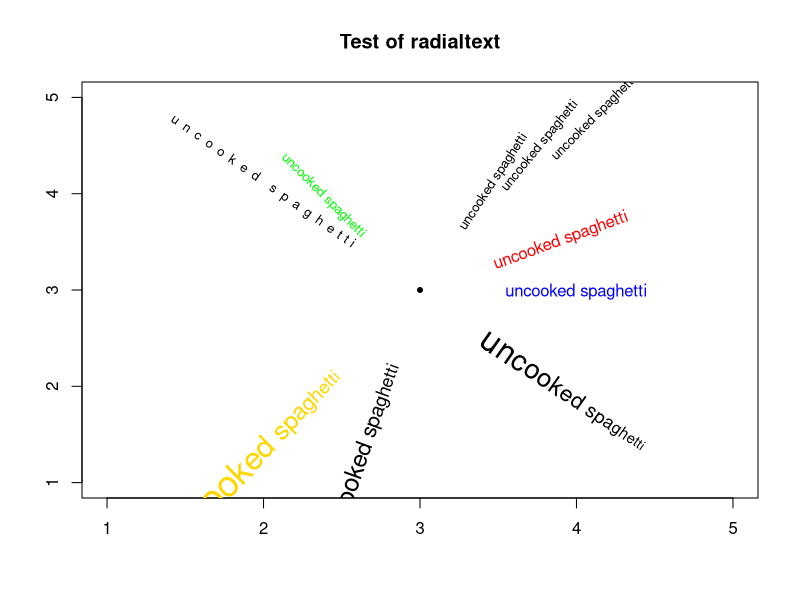

Source code (R):
library(plotrix)


### Name: radialtext
### Title: Display text in a radial line
### Aliases: radialtext
### Keywords: misc

### ** Examples

 plot(0, xlim=c(1,5), ylim=c(1,5), main="Test of radialtext",
  xlab="", ylab="", type="n")
 points(3, 3, pch=20)
 radialtext("uncooked spaghetti", center=c(3,3),
  col="blue")
 radialtext("uncooked spaghetti", center=c(3,3),
  start=1.2, angle=pi/4, cex=0.8)
 radialtext("uncooked spaghetti", center=c(3,3),
  middle=1.2, angle=pi/4+0.1, cex=0.8)
 radialtext("uncooked spaghetti", center=c(3,3),
  end=1.2, angle=pi/4+0.2, cex=0.8)
 radialtext("uncooked spaghetti", center=c(3,3),
  start=0.5, deg=135, cex=0.8, col="green")
 radialtext("uncooked spaghetti", center=c(3,3),
  start=0.5, deg=145, cex=0.8, stretch=2)
 radialtext("uncooked spaghetti", center=c(3,3),
  start=0.5, deg=20, expand=0, col="red")
 radialtext("uncooked spaghetti", center=c(3,3),
  start=0.5, deg=250, expand=0.35)
 radialtext("uncooked spaghetti", center=c(3,3),
  start=0.75, deg=225, expand=1, col="gold")
 radialtext("uncooked spaghetti", center=c(3,3),
  start=0.5, deg=325, expand=-0.25, cex=2)
